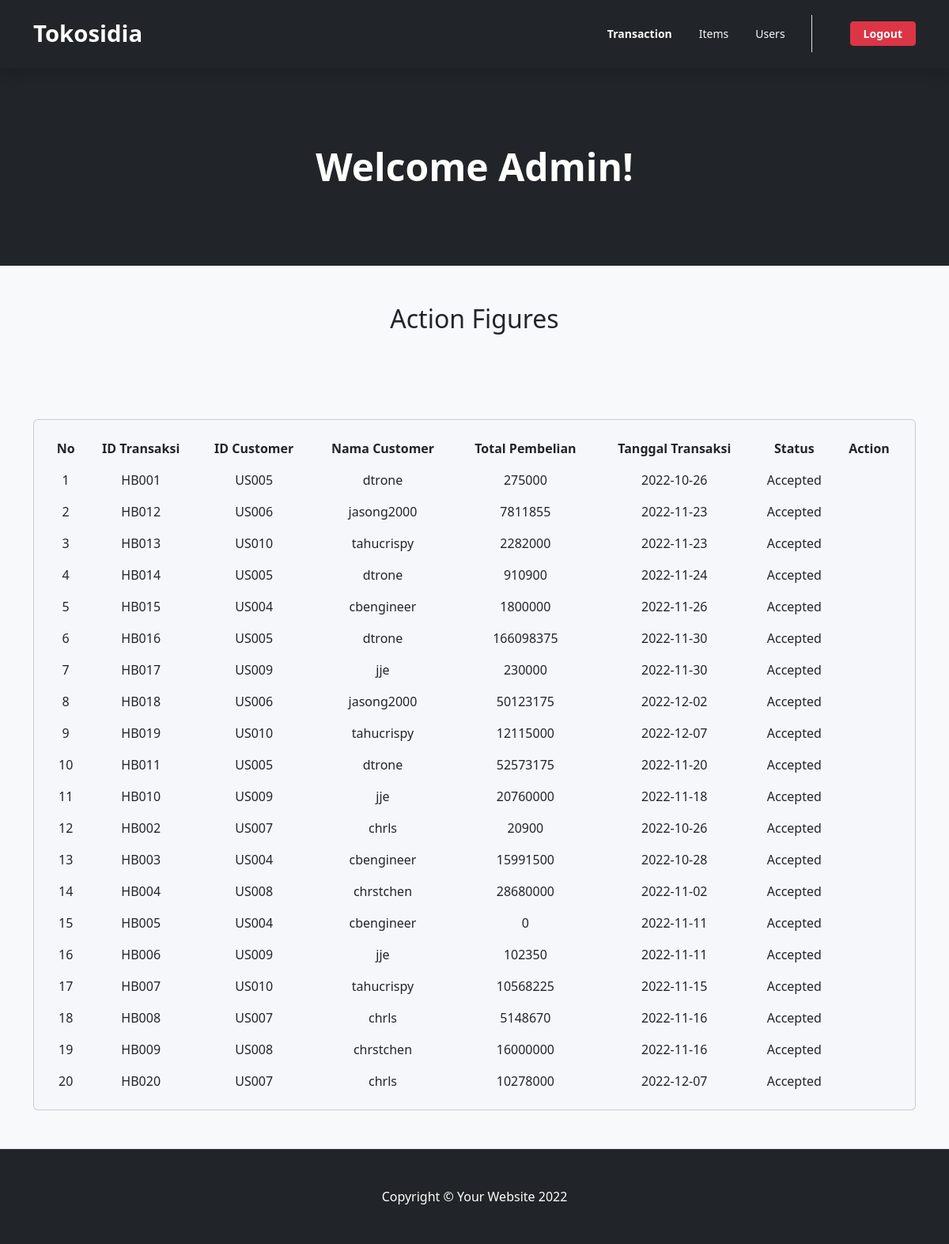
Page /admin.php on the earlier database version.
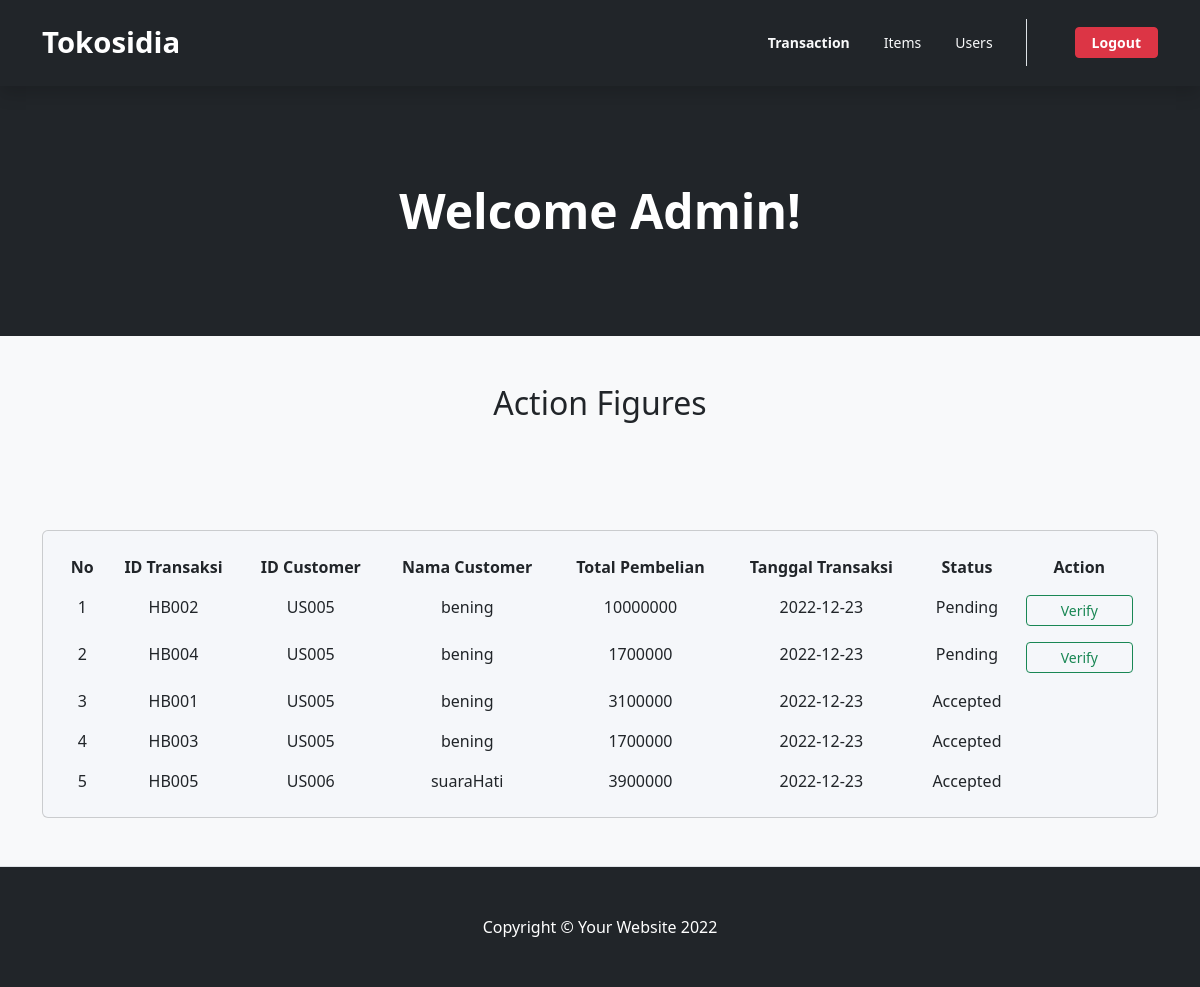
Same page on the later database version.
### tables this page shows
CREATE TABLE `htrans_beli` (
  `hb_id` varchar(5) NOT NULL,
  `hb_date` date NOT NULL,
  `hb_total` double NOT NULL,
  `hb_customerid` varchar(5) NOT NULL,
  `hb_di_id` varchar(5) DEFAULT NULL,
  `hb_status` bit(1) NOT NULL DEFAULT b'0' COMMENT '0:pending\r\n1:accepted'
);

CREATE TABLE `users` (
  `us_id` varchar(5) NOT NULL,
  `us_username` varchar(255) NOT NULL,
  `us_email` varchar(255) NOT NULL,
  `us_gender` tinyint(1) NOT NULL COMMENT '1=Male, 0=Female',
  `us_password` varchar(30) NOT NULL,
  `us_status` int(1) NOT NULL DEFAULT 1
);

### admin.php (the view, shortened to what this page needs)
<?php
    require('action.php');
?>
<!DOCTYPE html>
<html lang="en">
    <head>
        <link href="https://cdn.jsdelivr.net/npm/bootstrap-icons@1.4.1/font/bootstrap-icons.css" rel="stylesheet">
        <link href="https://cdn.jsdelivr.net/npm/bootstrap@5.2.2/dist/css/bootstrap.min.css" rel="stylesheet">
        <link href="assets/css/general.css" rel="stylesheet">
    </head>
    <body>
        <nav class="my-nav navbar navbar-expand-lg p-3 position-sticky top-0 w-100 shadow navbar-dark bg-dark">
            <div class="container">
                <a class="navbar-brand" href="admin.php" style="font-size: 22pt; font-weight: bold;">Tokosidia</a>
                <div class="collapse navbar-collapse" id="navbarSupportedContent">
                    <ul class="navbar-nav ms-auto mb-2 me-5 mb-lg-0 px-3 border-end">
                        <li class="nav-item">
                            <a class="nav-link" aria-current="page" href="">
                                <button class="btn btn-sm text-light fw-bold">Transaction</button>
                            </a>
                        </li>
                        <li class="nav-item">
                            <a class="nav-link" href="admin-item.php">
                                <button class="btn btn-sm text-light">Items</button>
                            </a>
                        </li>
                        <li class="nav-item">
                            <a class="nav-link" href="admin-user.php">
                                <button class="btn btn-sm text-light">Users</button>
                            </a>
                        </li>
                    </ul>
                    <div class="d-flex">
                        <a class="" href="index.php">
                            <button class="btn btn-danger btn-sm px-3 fw-bold" name="logout">Logout</button>
                        </a>
                    </div>
                </div>
            </div>
        </nav>
        <header class="bg-dark py-5">
            <div class="container px-5">
                <div class="row gx-5 justify-content-center">
                    <div class="col-lg-6">
                        <div class="text-center my-5">
                            <h1 class="display-5 fw-bolder text-white mb-2">Welcome Admin!</h1>
                        </div>
                    </div>
                </div>
            </div>
        </header>
        <section class="intro py-5 border-bottom bg-light" id="features">
            <div class="mask d-flex align-items-center h-100">
                <div class="container text-center">
                    <h2>Action Figures</h2>
                    <div class="row justify-content-center">
                        <form action="" method="post">
                            <div class="input-group mx-auto" style="width: 200px; height: 100px; align-items: center;">
                            </div>
                        </form>
                    </div>
                    <div class="row justify-content-center">
                        <div class="col-12">
                            <div class="card shadow-2-strong" style="background-color: #f5f7fa;">
                                <div class="card-body">
                                    <div class="table-responsive">
                                        <table class="table table-borderless mb-0 align-items-center justify-content-center">
                                            <thead>
                                            <tr>
                                                <th scope="col">No </th>
                                                <th scope="col">ID Transaksi</th>
                                                <th scope="col">ID Customer</th>
                                                <th scope="col">Nama Customer</th>
                                                <th scope="col">Total Pembelian</th>
                                                <th scope="col">Tanggal Transaksi</th>
                                                <th scope="col">Status</th>
                                                <th scope="col">Action</th>
                                            </tr>
                                            </thead>
                                            <tbody>
                                            <tbody>
                                                <?php
                                                    $query = "SELECT h.hb_id as 'ID_Trans', h.hb_customerid as 'ID' ,u.us_username as 'Cust_name', h.hb_total as 'Total', h.hb_date as 'Tanggal', h.hb_status as 'Status'
                                                             from htrans_beli h join users u on u.us_id = h.hb_customerid order by h.hb_status";
                                                    $query = mysqli_query($con, $query);
                                                    $counter =1;
                                                    while($row = mysqli_fetch_array($query, MYSQLI_ASSOC)){
                                                ?>
                                                <tr>
                                                    <td><?=$counter++?></td>
                                                    <td><?=$row['ID_Trans']?></td>
                                                    <td><?=$row['ID']?></td>
                                                    <td><?=$row['Cust_name']?></td>
                                                    <td><?=$row['Total']?></td>
                                                    <td><?=$row['Tanggal']?></td>
                                                    <td id=<?='td_status'.$row['ID_Trans']?>><?=($row['Status']==0?'Pending':'Accepted')?></td>
                                                    <td class="d-grid gap-2">
                                                        <button name='btn-apply' id=<?=$row['ID_Trans']?> <?=$row['Status']==0?'':'style="display:none;"'?> class='btn btn-outline-success btn-sm px-4'>Verify</button>
                                                    </td>
                                                </tr>
                                                <?php
                                                    }
                                                ?>
                                            </tbody>
                                        </table>
                                    </div>
                                </div>
                            </div>
                        </div>
                    </div>
                </div>
            </div>
        </section>
        <footer class="py-5 bg-dark">
            <div class="container px-5"><p class="m-0 text-center text-white">Copyright &copy; Your Website 2022</p></div>
        </footer>
    </body>
</html>

### assets/css/general.css (style rules this page uses)
.input-group { position: relative; }
.my-nav { z-index: 10; }

Differences in the rows shown:
removed htrans_beli: hb_id "HB012", hb_customerid "US006", hb_customerid.us_username "jasong2000", hb_total "7811855", hb_date "2022-11-23", hb_status "Accepted"
removed htrans_beli: hb_id "HB013", hb_customerid "US010", hb_customerid.us_username "tahucrispy", hb_total "2282000", hb_date "2022-11-23", hb_status "Accepted"
removed htrans_beli: hb_id "HB014", hb_customerid "US005", hb_customerid.us_username "dtrone", hb_total "910900", hb_date "2022-11-24", hb_status "Accepted"
removed htrans_beli: hb_id "HB015", hb_customerid "US004", hb_customerid.us_username "cbengineer", hb_total "1800000", hb_date "2022-11-26", hb_status "Accepted"
removed htrans_beli: hb_id "HB016", hb_customerid "US005", hb_customerid.us_username "dtrone", hb_total "166098375", hb_date "2022-11-30", hb_status "Accepted"
removed htrans_beli: hb_id "HB017", hb_customerid "US009", hb_customerid.us_username "jje", hb_total "230000", hb_date "2022-11-30", hb_status "Accepted"
removed htrans_beli: hb_id "HB018", hb_customerid "US006", hb_customerid.us_username "jasong2000", hb_total "50123175", hb_date "2022-12-02", hb_status "Accepted"
removed htrans_beli: hb_id "HB019", hb_customerid "US010", hb_customerid.us_username "tahucrispy", hb_total "12115000", hb_date "2022-12-07", hb_status "Accepted"
removed htrans_beli: hb_id "HB011", hb_customerid "US005", hb_customerid.us_username "dtrone", hb_total "52573175", hb_date "2022-11-20", hb_status "Accepted"
removed htrans_beli: hb_id "HB010", hb_customerid "US009", hb_customerid.us_username "jje", hb_total "20760000", hb_date "2022-11-18", hb_status "Accepted"
removed htrans_beli: hb_id "HB006", hb_customerid "US009", hb_customerid.us_username "jje", hb_total "102350", hb_date "2022-11-11", hb_status "Accepted"
removed htrans_beli: hb_id "HB007", hb_customerid "US010", hb_customerid.us_username "tahucrispy", hb_total "10568225", hb_date "2022-11-15", hb_status "Accepted"
removed htrans_beli: hb_id "HB008", hb_customerid "US007", hb_customerid.us_username "chrls", hb_total "5148670", hb_date "2022-11-16", hb_status "Accepted"
removed htrans_beli: hb_id "HB009", hb_customerid "US008", hb_customerid.us_username "chrstchen", hb_total "16000000", hb_date "2022-11-16", hb_status "Accepted"
removed htrans_beli: hb_id "HB020", hb_customerid "US007", hb_customerid.us_username "chrls", hb_total "10278000", hb_date "2022-12-07", hb_status "Accepted"
changed htrans_beli "HB002": hb_customerid "US007" → "US005"; hb_customerid.us_username "chrls" → "bening"; hb_total "20900" → "10000000"; hb_date "2022-10-26" → "2022-12-23"; hb_status "Accepted" → "Pending Verify"; moves up the list
changed htrans_beli "HB004": hb_customerid "US008" → "US005"; hb_customerid.us_username "chrstchen" → "bening"; hb_total "28680000" → "1700000"; hb_date "2022-11-02" → "2022-12-23"; hb_status "Accepted" → "Pending Verify"; moves up the list
changed htrans_beli "HB001": hb_customerid.us_username "dtrone" → "bening"; hb_total "275000" → "3100000"; hb_date "2022-10-26" → "2022-12-23"
changed htrans_beli "HB003": hb_customerid "US004" → "US005"; hb_customerid.us_username "cbengineer" → "bening"; hb_total "15991500" → "1700000"; hb_date "2022-10-28" → "2022-12-23"
changed htrans_beli "HB005": hb_customerid "US004" → "US006"; hb_customerid.us_username "cbengineer" → "suaraHati"; hb_total "0" → "3900000"; hb_date "2022-11-11" → "2022-12-23"
